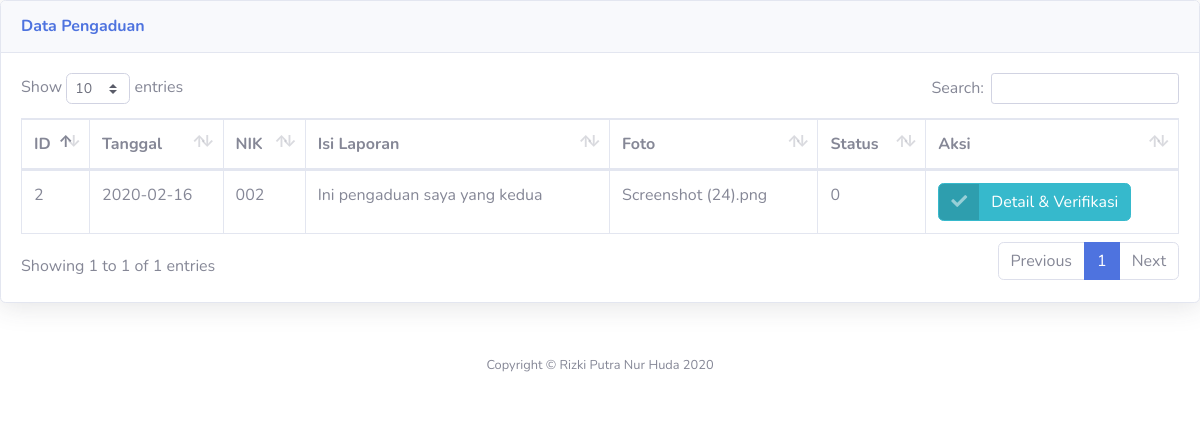
Screenshot of /petugas/verifikasi_pengaduan.php with the database file from the repository.
### tables this page shows
CREATE TABLE `pengaduan` (
  `id_pengaduan` int(11) NOT NULL,
  `tgl_pengaduan` date NOT NULL,
  `nik` varchar(16) NOT NULL,
  `isi_laporan` text NOT NULL,
  `foto` varchar(255) NOT NULL,
  `status` enum('0','proses','selesai','') NOT NULL
);

### petugas/verifikasi_pengaduan.php (the view, shortened to what this page needs)
<!DOCTYPE html>
<html lang="en">
<head>
  <link href="../vendor/fontawesome-free/css/all.min.css" rel="stylesheet" type="text/css">
  <link href="../css/sb-admin-2.min.css" rel="stylesheet">
  <link href="../vendor/datatables/dataTables.bootstrap4.min.css" rel="stylesheet">
</head>
<body id="page-top">
          <div class="card shadow mb-4">
            <div class="card-header py-3">
              <h6 class="m-0 font-weight-bold text-primary">Data Pengaduan</h6>
            </div>
            <div class="card-body">
              <div class="table-responsive">
                <table class="table table-bordered" id="dataTable" width="100%" cellspacing="0">
                  <thead>
                    <tr>
                      <th>ID</th>
                      <th>Tanggal</th>
                      <th>NIK</th>
                      <th>Isi Laporan</th>
                      <th>Foto</th>
                      <th>Status</th>
                      <th>Aksi</th>
                    </tr>
                  </thead>
                  <tfoot>
                  <?php
                  require '../koneksi.php';
                  $sql=mysqli_query($conn,"select * from pengaduan where status='0'");
                  while ($data=mysqli_fetch_array($sql)) {
                 ?>
                  <tbody>
                    <tr>
                      <td><?php echo $data['id_pengaduan']; ?></td>
                      <td><?php echo $data['tgl_pengaduan']; ?></td>
                      <td><?php echo $data['nik']; ?></td>
                      <td><?php echo $data['isi_laporan']; ?></td>
                      <td><?PHP echo $data['foto']; ?></td>
                      <td><?PHP echo $data['status']; ?></td>
                      <td>
                            <a href="?url=detail_pengaduan&id=<?php echo $data['id_pengaduan']; ?>" class="btn btn-info btn-icon-split">
                              <span class="icon text-white-50">
                              <i class="fas fa-check"></i>
                              </span>
                              <span class="text">Detail & Verifikasi</span>
                            </a>
                      </td>
                    </tr>
                  </tbody>
                <?php } ?>
                </table>
              </div>
            </div>
          </div>
      <footer class="sticky-footer bg-white">
        <div class="container my-auto">
          <div class="copyright text-center my-auto">
            <span>Copyright &copy; Rizki Putra Nur Huda 2020</span>
          </div>
        </div>
      </footer>
</body>
</html>

### rows the page displays
pengaduan: id_pengaduan "2", tgl_pengaduan "2020-02-16", nik "002", isi_laporan "Ini pengaduan saya yang kedua", foto "Screenshot (24).png", status "0"
